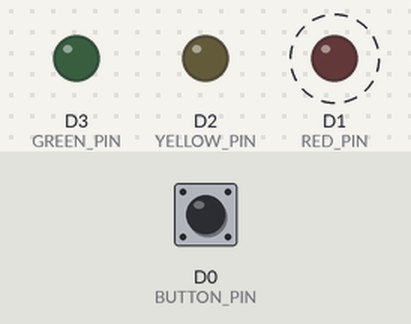
Bench run of a sketch on a simulated ESP8266 (NodeMCU). Parts: output pins drawn as LEDs (lit = HIGH). Dashed ring = blinking. Inputs (shaded band) come from the test bench; at power-on: D0 (BUTTON_PIN) HIGH. What the sketch prints to the serial monitor is not drawn.

Above: at 0.75 s.
1.3 s: D0 (BUTTON_PIN) pulled LOW for 0.15 s
At 1.65 s:
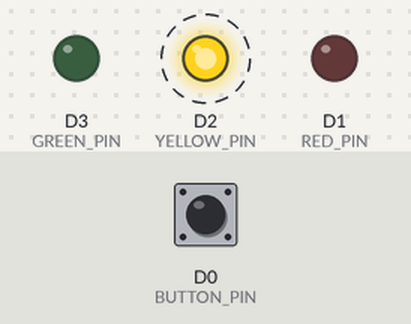
4.4 s: D0 (BUTTON_PIN) pulled LOW for 1 s
At 7.85 s:
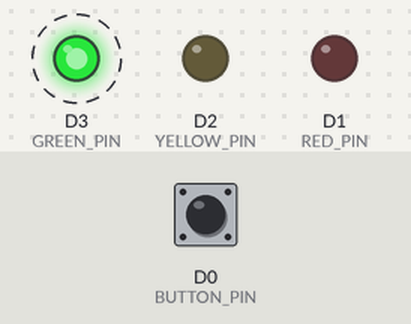
7.9 s: D0 (BUTTON_PIN) driven LOW
At 8.55 s:
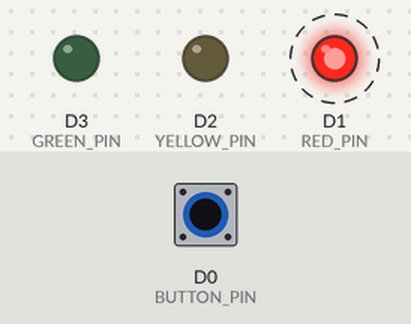
Timing chart, 0 to 16.9 s (numbered marks = the images above; inputs shaded):
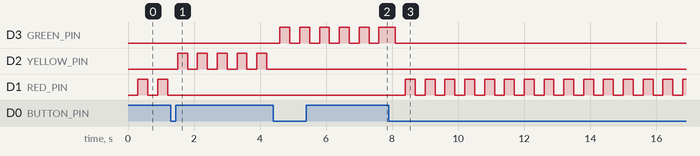

Measured:
- after the input at 1.3 s, D2 (YELLOW_PIN): alternates HIGH for 0.30 s and LOW for 0.30 s, starting after 0.20 s; D1 (RED_PIN): stops changing and stays LOW
- after the input at 4.4 s, D3 (GREEN_PIN): alternates HIGH for 0.30 s and LOW for 0.30 s, starting after 0.20 s; D2 (YELLOW_PIN): stops changing and stays LOW
- after the input at 7.9 s, D1 (RED_PIN): alternates HIGH for 0.30 s and LOW for 0.30 s, starting after 0.50 s
- by itself, D1 (RED_PIN): alternates HIGH for 0.30 s and LOW for 0.30 s

The sketch:

workshop2.ino
```cpp
int RED_PIN = D1;
int YELLOW_PIN = D2;
int GREEN_PIN = D3;

int BUTTON_PIN = D0;
int BUTTON_STATE = 0;
int LAST_BUTTON_STATE = 1;
int state = 0;

unsigned long previousMillis = 0;
const long interval = 300;
bool ledState = false;

void setup() {
  pinMode(RED_PIN, OUTPUT);
  pinMode(YELLOW_PIN, OUTPUT);
  pinMode(GREEN_PIN, OUTPUT);

  pinMode(BUTTON_PIN, INPUT_PULLUP);
  Serial.begin(9600);
}

void loop() {
  BUTTON_STATE = digitalRead(BUTTON_PIN);
  if (BUTTON_STATE == 0 && LAST_BUTTON_STATE == 1) {
    state = (state + 1) % 3;
    Serial.print("เปลี่ยนเป็นไฟสี: ");
    if (state == 0) Serial.println("แดง");
    if (state == 1) Serial.println("เหลือง");
    if (state == 2) Serial.println("เขียว");
    delay(200);
  }
  LAST_BUTTON_STATE = BUTTON_STATE;

  unsigned long currentMillis = millis();
  if (currentMillis - previousMillis >= interval) {
    previousMillis = currentMillis;
    ledState = !ledState;

    digitalWrite(RED_PIN, (state == 0 && ledState) ? HIGH : LOW);
    digitalWrite(YELLOW_PIN, (state == 1 && ledState) ? HIGH : LOW);
    digitalWrite(GREEN_PIN, (state == 2 && ledState) ? HIGH : LOW);

    switch (state) {
      case 0: Serial.println("ไฟสีแดง"); break;
      case 1: Serial.println("ไฟสีเหลือง"); break;
      case 2: Serial.println("ไฟสีเขียว"); break;
    }
  }
}
```
